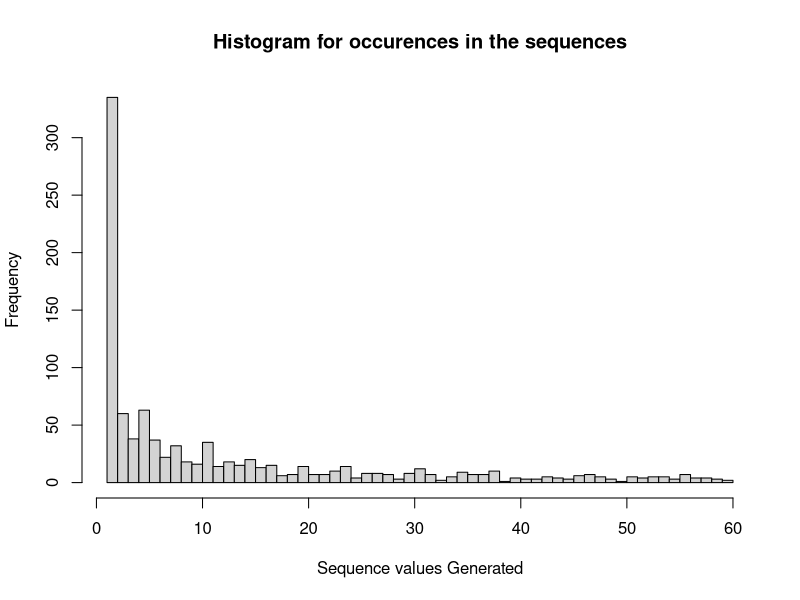
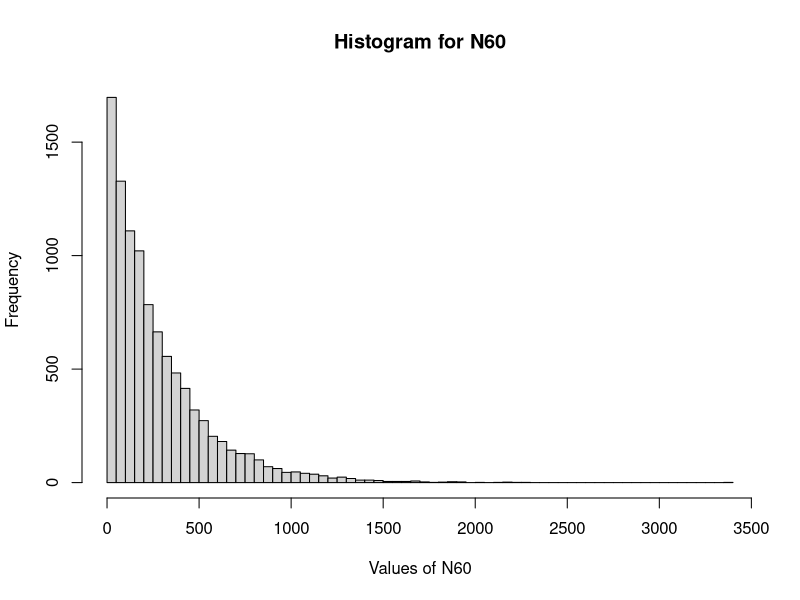

Recreate these plots in R, in order.
sum <- 0;
probn <- vector("list", 1000) 
for(k in 1:60)
{
  sum <- sum + 1/k;
  probn[k] <- 1/k;
}
p <- 1/sum;
probn = unlist(probn);
probn = probn*p;
prob60 = probn[60];
sequence = sample(1:1:60, size = 1000, replace = TRUE, prob = probn);
hist(sequence, main="Histogram for occurences in the sequences", xlab="Sequence values Generated", breaks= 60)

N_count <- vector("list",10000);
outcome <- 0;
for(k in 1:10000)
{
N <- 0;
outcome <- 0;
while(outcome != 60)
{
  outcome = sample(1:1:60, size = 1, replace = TRUE, prob = probn);
  N <- N + 1;
}
N_count[k] <- N
k <- k + 1;
}
N_count<- unlist(N_count)
hist(as.integer(N_count), main="Histogram for N60", xlab="Values of N60", breaks= 100)
cat("Sample mean = ",mean(N_count),"\n");
cat("Sample variance = ",var(N_count), "\n");
cat("Theoretical mean = ",1/prob60, "\n");
theoretical_variance = ((1/prob60)^2)*(1-prob60);
cat("Theoretical variance = ",theoretical_variance, "\n");
